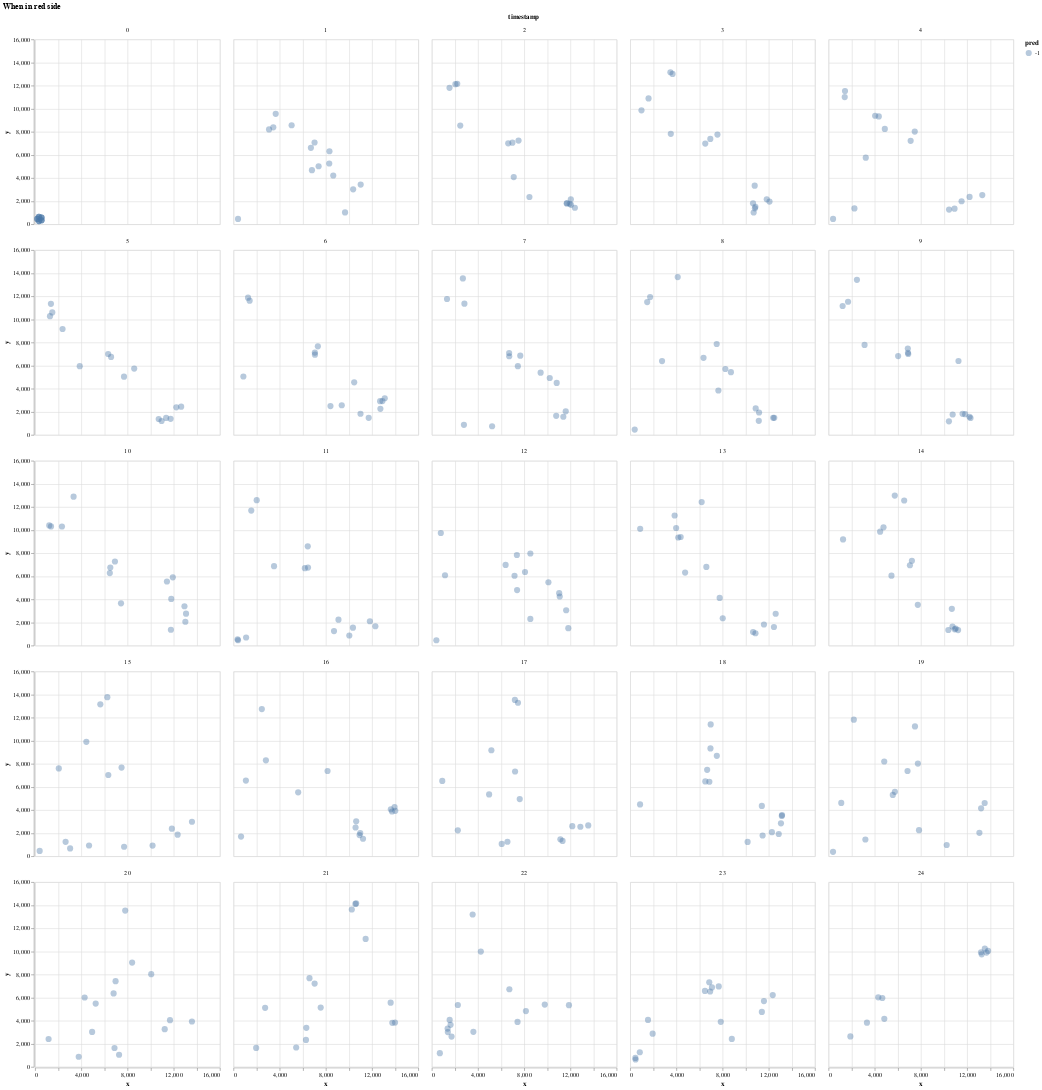

Notebook code for this chart:
### Code cell
if size(posPredDfs_100)[1]!=0
    pos100 = vcat(posPredDfs_100...) |> @vlplot(
        title = "When in red side",
        mark = {
            type = :circle,
            size = 100,
            opacity = 0.4
        },
        encoding = {
            x = {
                field = :x,
                type = "Q"
            },
            y = {
                field = :y,
                type = "Q"
            },
            color = {
                field = :pred,
                type = "N"
            },
            facet = {
                field = [:timestamp],
                type = "ordinal",
                columns = 5
            }
        }

    )
end

### Figure 1 — Vega-Lite specification as saved in the notebook (floating-point values rounded to 4 significant figures; data arrays with more than 128 entries replaced by an {"elided": "..."} marker saying what was removed)
{"data": {"values": {"elided": "370 records"}}, "encoding": {"color": {"field": "pred", "type": "N"}, "facet": {"columns": 5, "field": ["timestamp"], "type": "ordinal"}, "x": {"field": "x", "type": "Q"}, "y": {"field": "y", "type": "Q"}}, "mark": {"opacity": 0.4, "size": 100, "type": "circle"}, "title": "When in red side"}
